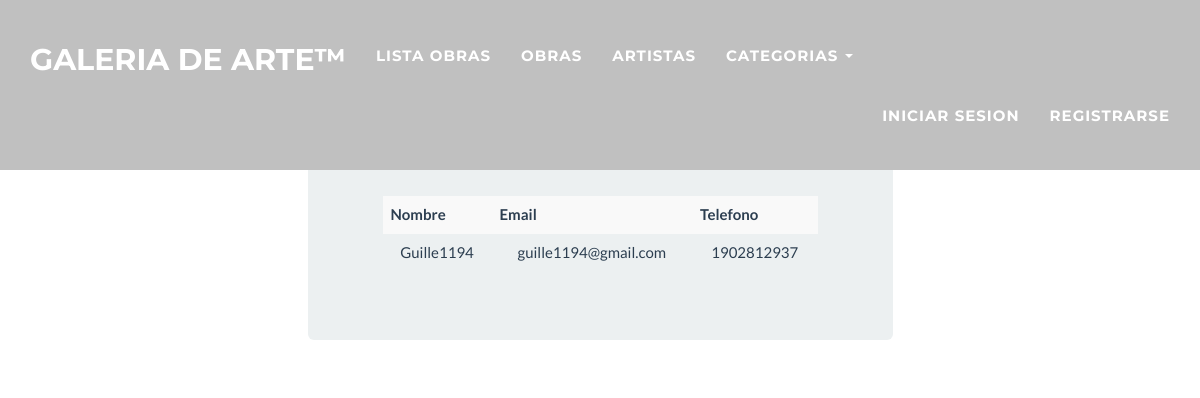
The app's page /reportes_artistas/, older data.
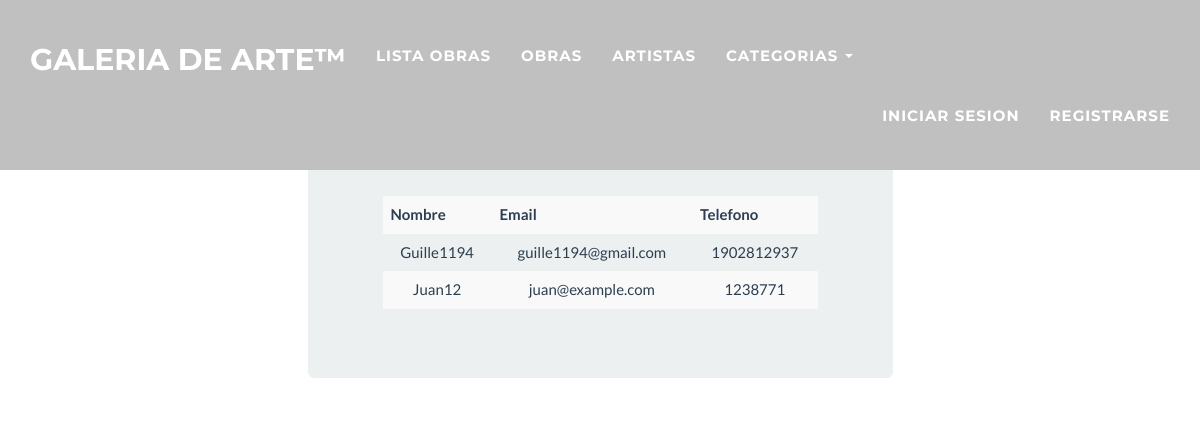
The same page, newer data.
### quiz2_home/models.py (models this page shows, shortened)
class Artist(models.Model):
	user_profile = models.OneToOneField(User)
	mail = models.EmailField()
	phone = models.IntegerField()

### quiz2_home/views.py (the view)
# urls.py: url(r'^reportes_artistas/$',report_artist.as_view(), name = 'report_artist_view'),
class report_artist(ListView):
	template_name = 'blog/report_artist.html'
	model = Artist

### templates/blog/report_artist.html (shortened to what this page needs)
{% extends 'base.html' %}
{% block page_title %}
  <div class="container-fluid">
    <h4 class="h4" style="text-align: center;">Artistas.</h4>
  </div>
{% endblock %}
{% block content %}
{% load staticfiles %}
<div class="container-fluid bg-2 text-center">
<table class = "table table-striped">
	<tr>
		<th>Nombre</th>
		<th>Email</th>
		<th>Telefono</th>
	</tr>
{% for item in object_list %}
<tr>
	<td>{{ item.user_profile | capfirst }}</td>
	<td>{{ item.mail }}</td>
	<td>{{ item.phone }}</td>
</tr>
{% endfor%}
</table>
</div>
{% endblock %}

### templates/base.html (shortened to what this page needs)
{% load staticfiles %}
<!DOCTYPE html>
<html lang="en">
<head>
    <link href="{% static 'css/bootstrap.min.css' %}" rel="stylesheet">
    <link href="{% static 'css/freelancer.css' %}" rel="stylesheet">
    <link href="{% static 'font-awesome/css/font-awesome.min.css' %}" rel="stylesheet" type="text/css">
</head>
<body id="page-top" class="index">
    <nav class="navbar navbar-default navbar-fixed-top" style= "background-color: #C0C0C0">
        <div class="container" style= "background-color: #C0C0C0">
            <div class="navbar-header page-scroll" style= "background-color: #C0C0C0">
        <a class="navbar-brand" href="/home">Galeria de Arte&trade;</a>
      </div>
      <div class="collapse navbar-collapse" id="bs-slide-dropdown">
        <ul class="nav navbar-nav">
          <li class=""><a href="/lista_arte">Lista obras<span class="sr-only">(current)</span></a></li>
          <li><a href="/reportes_obras">Obras</a></li>
          <li><a href="/reportes_artistas">Artistas</a></li>
          <li class="dropdown">
          <a href="#" class="dropdown-toggle" data-toggle="dropdown">Categorias <span class="caret"></span></a>
          </li>
        </ul>
          {% if user.is_authenticated %}
                <ul class="nav navbar-nav navbar-right">
                  <p class="navbar-text"><a class="glyphicon glyphicon-user colorglyphi"></a>&nbsp;&nbsp;&nbsp;Hola {{user.username|capfirst}}!</p>
                  {% if user.provider %}
                  <p>asd</p>
                  {% endif %}
                      <li><a href="/agregar_arte">Agregar arte</a></li>
                      <li><a href="/logout">Cerrar sesion</a></li>
                </ul>
          {% else %}
                <ul class="nav navbar-nav navbar-right">
                      <li><a href="/login">Iniciar Sesion</a></li>
                      <li><a href="/registrar">Registrarse</a></li>
                </ul>
          {% endif %}
      </div>
    </div>
  </nav>
  <div style="padding-top: 60pt;">
    {% block page_title %}{% endblock %}
  </div>
  <div class="container-fluid">
    <div class="jumbotron col-sm-8 col-sm-push-2 col-md-6 col-md-push-3">
      {% block content %}
      {% endblock %}
    </div>
  </div>
</body>
</html>

### static/css/freelancer.css (style rules this page uses)
body { overflow-x: hidden; }
a, a:hover, a:focus, a:active, a.active { outline: 0; color: #18bc9c; }
h1, h2, h3, h4, h5, h6 { text-transform: uppercase; font-family: Montserrat,"Helvetica Neue",Helvetica,Arial,sans-serif; font-weight: 700; }
@media (min-width:768px) { .navbar-fixed-top { padding: 25px 0; -webkit-transition: padding .3s; -moz-transition: padding .3s; transition: padding .3s; } }
@media (min-width:768px) { .navbar-fixed-top .navbar-brand { font-size: 2em; -webkit-transition: all .3s; -moz-transition: all .3s; transition: all .3s; } }
.navbar { text-transform: uppercase; font-family: Montserrat,"Helvetica Neue",Helvetica,Arial,sans-serif; font-weight: 700; }
.navbar .navbar-nav { letter-spacing: 1px; }
.navbar-default, .navbar-inverse { border: 0; }

Row changes from the older to the newer data that the page shows:
added Artist: user_profile "Juan12", mail "juan@example.com", phone "1238771"
